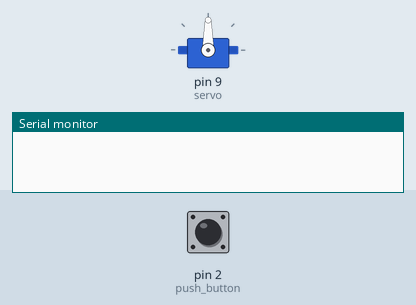
This sketch was run on a simulated Arduino Uno, built with avr-gcc and run on an emulated ATmega328P. Parts: servo, the last lines printed to the serial monitor. The test bench sets the inputs (shaded band); at power-on: pin 2 (push_button) LOW.

Above: at 1.2 s.
1.3 s: pin 2 (push_button) pulled HIGH for 1 s
At 1.45 s:
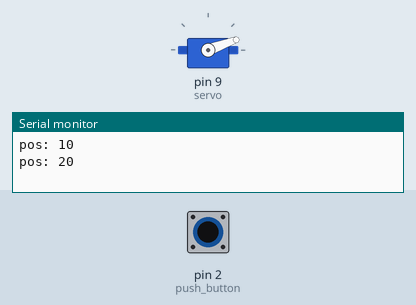
4.3 s: pin 2 (push_button) pulled HIGH for 0.15 s
At 5.0 s:
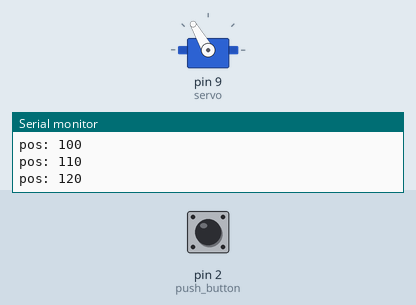
5.9 s: pin 2 (push_button) pulled HIGH for 0.15 s
At 6.3 s:
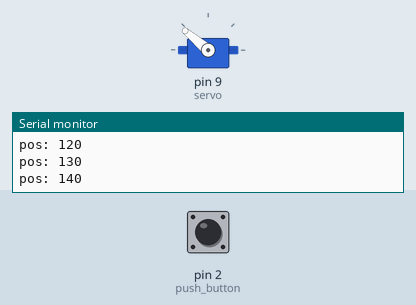
7.5 s: pin 2 (push_button) pulled HIGH for 3.2 s
At 7.65 s:
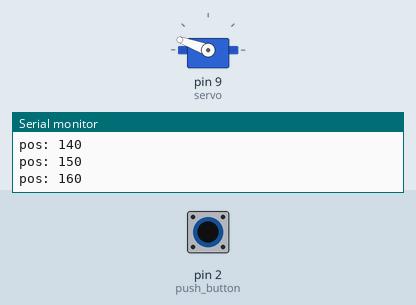
Timing chart, 0 to 12.1 s (numbered marks = the images above; inputs shaded):
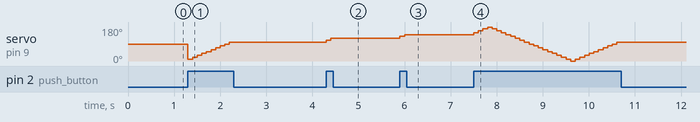

The sketch:

servo_with_button.ino
```cpp
#include <Servo.h>

Servo servo;
int pos = 0;
int push_button = 2;
bool to_up = true;

void setup() {
  // put your setup code here, to run once:
  Serial.begin(9600);
  servo.attach(9);
  pinMode(push_button, INPUT);
}

void loop() {
  // put your main code here, to run repeatedly:
  if (digitalRead(push_button)==HIGH) {
    if (to_up == true) {
      pos += 10;
      if (pos >= 180) {
        to_up = false;
        pos = 180;
      }
    } else {
      pos -= 10;
      if (pos <= 0) {
        to_up = true;
        pos = 0;
      }
    }

    Serial.print("pos: ");
    Serial.println(pos);

    servo.write(pos);
    delay(100);
  }
}


// Example for servo motor with button
/*
#include <Servo.h>
int pos = 0;
int push_btn = 2;
bool flag = 0;
bool dir = 0;
Servo servo;
void setup() {
  // put your setup code here, to run once:
  Serial.begin(9600);
  pinMode(push_btn, INPUT);
  servo.attach(9);
}
void loop() {
  // put your main code here, to run repeatedly:
  bool incoming_data = digitalRead(push_btn);
  if(incoming_data==HIGH & flag==0){
    Serial.println("Button is pressed.");
    flag = 1;
    // rotate
    if(dir == 0) {
      pos += 10;
    }
    else {
      pos -= 10;
    }
    servo.write(pos);
    // check if dir need to be changed
    if(pos >= 180 || pos <= 0) {
      dir = !dir;
    }
  }
  if(incoming_data==LOW & flag==1){
    Serial.println("---");
    flag = 0;
  }
}
*/
```

Measured:
- after the input at 1.3 s, servo on pin 9 (servo): 90° → 10° at once, → 20° 0.10 s later, → 30° 0.10 s later, → 40° 0.10 s later, … (10 changes in this stretch)
- after the input at 4.3 s, servo on pin 9 (servo): 100° → 110° at once, → 120° 0.10 s later
- after the input at 5.9 s, servo on pin 9 (servo): 120° → 130° at once, → 140° 0.10 s later
- after the input at 7.5 s, servo on pin 9 (servo): 140° → 150° at once, → 160° 0.10 s later, → 170° 0.10 s later, → 180° 0.10 s later, … (32 changes in this stretch)
